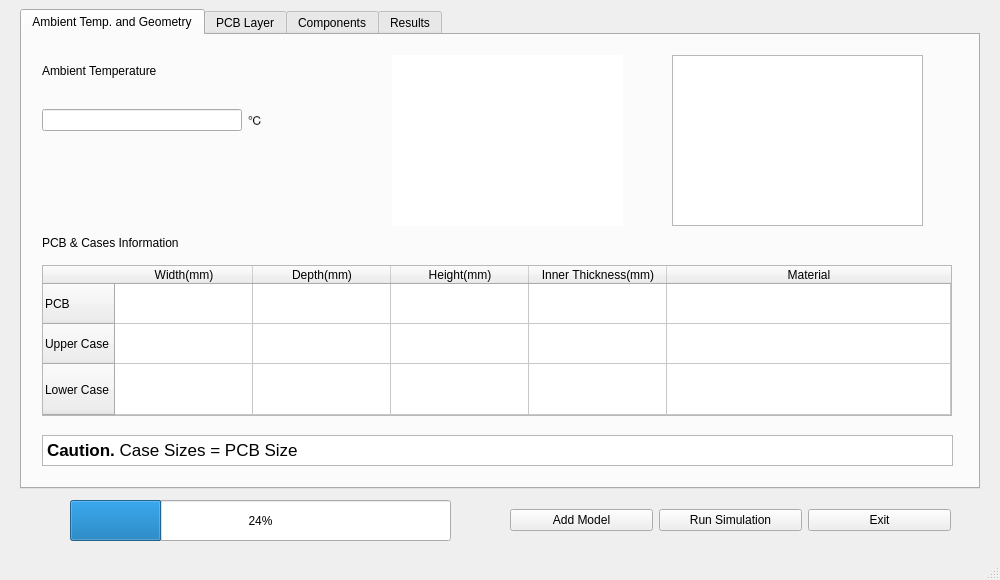
<?xml version="1.0" encoding="UTF-8"?>
<ui version="4.0">
 <class>MainWindow</class>
 <widget class="QMainWindow" name="MainWindow">
  <property name="enabled">
   <bool>true</bool>
  </property>
  <property name="geometry">
   <rect>
    <x>0</x>
    <y>0</y>
    <width>1000</width>
    <height>580</height>
   </rect>
  </property>
  <property name="minimumSize">
   <size>
    <width>1000</width>
    <height>580</height>
   </size>
  </property>
  <property name="maximumSize">
   <size>
    <width>1000</width>
    <height>580</height>
   </size>
  </property>
  <property name="font">
   <font>
    <family>Arial</family>
   </font>
  </property>
  <property name="windowTitle">
   <string>PCB Thermal Simulator </string>
  </property>
  <property name="whatsThis">
   <string/>
  </property>
  <widget class="QWidget" name="centralwidget">
   <property name="font">
    <font>
     <family>Arial</family>
    </font>
   </property>
   <widget class="QTabWidget" name="tabWidget">
    <property name="enabled">
     <bool>true</bool>
    </property>
    <property name="geometry">
     <rect>
      <x>20</x>
      <y>9</y>
      <width>960</width>
      <height>480</height>
     </rect>
    </property>
    <property name="minimumSize">
     <size>
      <width>960</width>
      <height>480</height>
     </size>
    </property>
    <property name="maximumSize">
     <size>
      <width>960</width>
      <height>480</height>
     </size>
    </property>
    <property name="tabShape">
     <enum>QTabWidget::Rounded</enum>
    </property>
    <property name="currentIndex">
     <number>0</number>
    </property>
    <property name="tabBarAutoHide">
     <bool>false</bool>
    </property>
    <widget class="QWidget" name="tab_PCB">
     <attribute name="title">
      <string>Ambient Temp. and Geometry</string>
     </attribute>
     <widget class="QTextBrowser" name="textBrowser">
      <property name="geometry">
       <rect>
        <x>20</x>
        <y>400</y>
        <width>911</width>
        <height>31</height>
       </rect>
      </property>
      <property name="html">
       <string>&lt;!DOCTYPE HTML PUBLIC &quot;-//W3C//DTD HTML 4.0//EN&quot; &quot;http://www.w3.org/TR/REC-html40/strict.dtd&quot;&gt;
&lt;html&gt;&lt;head&gt;&lt;meta name=&quot;qrichtext&quot; content=&quot;1&quot; /&gt;&lt;style type=&quot;text/css&quot;&gt;
p, li { white-space: pre-wrap; }
&lt;/style&gt;&lt;/head&gt;&lt;body style=&quot; font-family:'Arial'; font-size:13pt; font-weight:400; font-style:normal;&quot;&gt;
&lt;p style=&quot; margin-top:12px; margin-bottom:12px; margin-left:0px; margin-right:0px; -qt-block-indent:0; text-indent:0px;&quot;&gt;&lt;span style=&quot; font-family:'.AppleSystemUIFont'; font-weight:600;&quot;&gt;Caution. &lt;/span&gt;&lt;span style=&quot; font-family:'.AppleSystemUIFont';&quot;&gt;Case Sizes = PCB Size&lt;/span&gt;&lt;/p&gt;&lt;/body&gt;&lt;/html&gt;</string>
      </property>
     </widget>
     <widget class="QLabel" name="label_PcbCaseInfor">
      <property name="geometry">
       <rect>
        <x>20</x>
        <y>200</y>
        <width>351</width>
        <height>16</height>
       </rect>
      </property>
      <property name="text">
       <string>PCB &amp; Cases Information</string>
      </property>
     </widget>
     <widget class="QTableWidget" name="tableWidget_PcbCaseInfor">
      <property name="enabled">
       <bool>true</bool>
      </property>
      <property name="geometry">
       <rect>
        <x>20</x>
        <y>230</y>
        <width>910</width>
        <height>151</height>
       </rect>
      </property>
      <property name="verticalScrollBarPolicy">
       <enum>Qt::ScrollBarAlwaysOff</enum>
      </property>
      <property name="horizontalScrollBarPolicy">
       <enum>Qt::ScrollBarAlwaysOff</enum>
      </property>
      <property name="sizeAdjustPolicy">
       <enum>QAbstractScrollArea::AdjustToContents</enum>
      </property>
      <property name="autoScroll">
       <bool>false</bool>
      </property>
      <property name="cornerButtonEnabled">
       <bool>true</bool>
      </property>
      <attribute name="horizontalHeaderVisible">
       <bool>true</bool>
      </attribute>
      <attribute name="horizontalHeaderCascadingSectionResizes">
       <bool>true</bool>
      </attribute>
      <attribute name="horizontalHeaderDefaultSectionSize">
       <number>138</number>
      </attribute>
      <attribute name="horizontalHeaderHighlightSections">
       <bool>true</bool>
      </attribute>
      <attribute name="horizontalHeaderMinimumSectionSize">
       <number>20</number>
      </attribute>
      <attribute name="horizontalHeaderStretchLastSection">
       <bool>true</bool>
      </attribute>
      <attribute name="verticalHeaderCascadingSectionResizes">
       <bool>false</bool>
      </attribute>
      <attribute name="verticalHeaderDefaultSectionSize">
       <number>40</number>
      </attribute>
      <attribute name="verticalHeaderMinimumSectionSize">
       <number>20</number>
      </attribute>
      <attribute name="verticalHeaderStretchLastSection">
       <bool>true</bool>
      </attribute>
      <row>
       <property name="text">
        <string>PCB</string>
       </property>
      </row>
      <row>
       <property name="text">
        <string>Upper Case</string>
       </property>
      </row>
      <row>
       <property name="text">
        <string>Lower Case</string>
       </property>
      </row>
      <column>
       <property name="text">
        <string>Width(mm)</string>
       </property>
      </column>
      <column>
       <property name="text">
        <string>Depth(mm)</string>
       </property>
      </column>
      <column>
       <property name="text">
        <string>Height(mm)</string>
       </property>
      </column>
      <column>
       <property name="text">
        <string>Inner Thickness(mm)</string>
       </property>
      </column>
      <column>
       <property name="text">
        <string>Material</string>
       </property>
      </column>
      <item row="0" column="3">
       <property name="text">
        <string/>
       </property>
      </item>
     </widget>
     <widget class="QGraphicsView" name="graphicsView_Geometry1">
      <property name="geometry">
       <rect>
        <x>370</x>
        <y>20</y>
        <width>231</width>
        <height>171</height>
       </rect>
      </property>
      <property name="frameShape">
       <enum>QFrame::NoFrame</enum>
      </property>
     </widget>
     <widget class="QLabel" name="label_AmbientTemp">
      <property name="geometry">
       <rect>
        <x>20</x>
        <y>20</y>
        <width>211</width>
        <height>31</height>
       </rect>
      </property>
      <property name="text">
       <string>Ambient Temperature</string>
      </property>
     </widget>
     <widget class="QWidget" name="horizontalLayoutWidget_2">
      <property name="geometry">
       <rect>
        <x>20</x>
        <y>60</y>
        <width>221</width>
        <height>51</height>
       </rect>
      </property>
      <layout class="QHBoxLayout" name="horizontalLayout_2">
       <item>
        <widget class="QLineEdit" name="lineEdit_AmbientTemp"/>
       </item>
       <item>
        <widget class="QLabel" name="label_AmbientTempUnit">
         <property name="text">
          <string>&lt;html&gt;&lt;head/&gt;&lt;body&gt;&lt;p&gt;℃&lt;/p&gt;&lt;/body&gt;&lt;/html&gt;</string>
         </property>
        </widget>
       </item>
      </layout>
     </widget>
     <widget class="QGraphicsView" name="graphicsView_Geometry2">
      <property name="geometry">
       <rect>
        <x>650</x>
        <y>20</y>
        <width>251</width>
        <height>171</height>
       </rect>
      </property>
     </widget>
    </widget>
    <widget class="QWidget" name="tab_Layers">
     <attribute name="title">
      <string>PCB Layer</string>
     </attribute>
     <widget class="QTableWidget" name="tableWidget_PcbLayers">
      <property name="geometry">
       <rect>
        <x>20</x>
        <y>50</y>
        <width>451</width>
        <height>381</height>
       </rect>
      </property>
      <property name="verticalScrollBarPolicy">
       <enum>Qt::ScrollBarAsNeeded</enum>
      </property>
      <property name="horizontalScrollBarPolicy">
       <enum>Qt::ScrollBarAlwaysOff</enum>
      </property>
      <property name="sizeAdjustPolicy">
       <enum>QAbstractScrollArea::AdjustToContents</enum>
      </property>
      <attribute name="horizontalHeaderDefaultSectionSize">
       <number>165</number>
      </attribute>
      <attribute name="horizontalHeaderStretchLastSection">
       <bool>true</bool>
      </attribute>
      <row>
       <property name="text">
        <string>Layer 1 [TOP]</string>
       </property>
      </row>
      <row>
       <property name="text">
        <string>Layer 2 [BOT]</string>
       </property>
      </row>
      <column>
       <property name="text">
        <string>Layer Thickness(mm)</string>
       </property>
      </column>
      <column>
       <property name="text">
        <string>Copper Percentage(%)</string>
       </property>
      </column>
     </widget>
     <widget class="QGraphicsView" name="graphicsView_PcbLayers">
      <property name="geometry">
       <rect>
        <x>510</x>
        <y>50</y>
        <width>411</width>
        <height>381</height>
       </rect>
      </property>
     </widget>
     <widget class="QWidget" name="horizontalLayoutWidget_5">
      <property name="geometry">
       <rect>
        <x>20</x>
        <y>10</y>
        <width>371</width>
        <height>33</height>
       </rect>
      </property>
      <layout class="QHBoxLayout" name="horizontalLayout_5">
       <item>
        <widget class="QLabel" name="label_PcbLayerNumber">
         <property name="font">
          <font>
           <family>.Lucida Grande UI</family>
          </font>
         </property>
         <property name="text">
          <string>PCB Layer Number :</string>
         </property>
        </widget>
       </item>
       <item>
        <widget class="QLineEdit" name="lineEdit_PcbLayerNumber"/>
       </item>
       <item>
        <widget class="QPushButton" name="pushButton_PcbLayerNumber">
         <property name="text">
          <string>Apply</string>
         </property>
        </widget>
       </item>
      </layout>
     </widget>
    </widget>
    <widget class="QWidget" name="tab_Comp">
     <attribute name="title">
      <string>Components</string>
     </attribute>
     <widget class="QTableWidget" name="tableWidget_Components">
      <property name="geometry">
       <rect>
        <x>30</x>
        <y>80</y>
        <width>891</width>
        <height>351</height>
       </rect>
      </property>
      <attribute name="horizontalHeaderDefaultSectionSize">
       <number>71</number>
      </attribute>
      <attribute name="horizontalHeaderMinimumSectionSize">
       <number>20</number>
      </attribute>
      <attribute name="horizontalHeaderStretchLastSection">
       <bool>true</bool>
      </attribute>
      <row>
       <property name="text">
        <string>IC 1</string>
       </property>
      </row>
      <column>
       <property name="text">
        <string>이름</string>
       </property>
      </column>
      <column>
       <property name="text">
        <string>실장위치</string>
       </property>
      </column>
      <column>
       <property name="text">
        <string>소자중심
X (mm)</string>
       </property>
      </column>
      <column>
       <property name="text">
        <string>소자중심
Z (mm)</string>
       </property>
      </column>
      <column>
       <property name="text">
        <string>Width
(mm)</string>
       </property>
      </column>
      <column>
       <property name="text">
        <string>Depth
(mm)</string>
       </property>
      </column>
      <column>
       <property name="text">
        <string>Heigh
(mm)</string>
       </property>
      </column>
      <column>
       <property name="text">
        <string>기구부
접촉</string>
       </property>
      </column>
      <column>
       <property name="text">
        <string>열저항 J-C 
(C/W)</string>
       </property>
      </column>
      <column>
       <property name="text">
        <string>열저항 J-B
(C/W)</string>
       </property>
      </column>
      <column>
       <property name="text">
        <string>소모전력
(W)</string>
       </property>
      </column>
      <column>
       <property name="text">
        <string>최대허용온도
(℃)</string>
       </property>
      </column>
     </widget>
     <widget class="QWidget" name="horizontalLayoutWidget_4">
      <property name="geometry">
       <rect>
        <x>30</x>
        <y>10</y>
        <width>291</width>
        <height>41</height>
       </rect>
      </property>
      <layout class="QHBoxLayout" name="horizontalLayout_4">
       <item>
        <widget class="QLabel" name="label_ComponentsNumber">
         <property name="text">
          <string>소자 개수 :</string>
         </property>
        </widget>
       </item>
       <item>
        <widget class="QLineEdit" name="lineEdit_ComponentsNumber"/>
       </item>
       <item>
        <widget class="QLabel" name="label_CompoentsNumberUnit">
         <property name="text">
          <string>개</string>
         </property>
        </widget>
       </item>
       <item>
        <widget class="QPushButton" name="pushButton_ComponentsNumber">
         <property name="text">
          <string>Apply</string>
         </property>
        </widget>
       </item>
      </layout>
     </widget>
    </widget>
    <widget class="QWidget" name="tab_4">
     <attribute name="title">
      <string>Results</string>
     </attribute>
     <widget class="QWidget" name="horizontalLayoutWidget_3">
      <property name="geometry">
       <rect>
        <x>600</x>
        <y>10</y>
        <width>331</width>
        <height>51</height>
       </rect>
      </property>
      <layout class="QHBoxLayout" name="horizontalLayout_3">
       <item>
        <widget class="QPushButton" name="pushButton_DesignCheck">
         <property name="enabled">
          <bool>true</bool>
         </property>
         <property name="text">
          <string>CHECK DESIGN</string>
         </property>
        </widget>
       </item>
       <item>
        <widget class="QPushButton" name="pushButton_DesignDelete">
         <property name="text">
          <string>DELETE</string>
         </property>
        </widget>
       </item>
      </layout>
     </widget>
     <widget class="QComboBox" name="comboBox_Designs">
      <property name="geometry">
       <rect>
        <x>10</x>
        <y>10</y>
        <width>571</width>
        <height>51</height>
       </rect>
      </property>
      <property name="maxVisibleItems">
       <number>20</number>
      </property>
      <property name="iconSize">
       <size>
        <width>16</width>
        <height>16</height>
       </size>
      </property>
     </widget>
     <widget class="Line" name="line">
      <property name="geometry">
       <rect>
        <x>10</x>
        <y>50</y>
        <width>711</width>
        <height>31</height>
       </rect>
      </property>
      <property name="orientation">
       <enum>Qt::Horizontal</enum>
      </property>
     </widget>
     <widget class="QTableView" name="tableView_SimulationResult">
      <property name="geometry">
       <rect>
        <x>20</x>
        <y>100</y>
        <width>561</width>
        <height>331</height>
       </rect>
      </property>
      <property name="horizontalScrollBarPolicy">
       <enum>Qt::ScrollBarAlwaysOff</enum>
      </property>
      <property name="sizeAdjustPolicy">
       <enum>QAbstractScrollArea::AdjustToContents</enum>
      </property>
      <attribute name="horizontalHeaderStretchLastSection">
       <bool>true</bool>
      </attribute>
     </widget>
     <widget class="QLabel" name="label_SimulationResult">
      <property name="geometry">
       <rect>
        <x>20</x>
        <y>80</y>
        <width>131</width>
        <height>16</height>
       </rect>
      </property>
      <property name="text">
       <string>Simulation Results</string>
      </property>
     </widget>
    </widget>
   </widget>
   <widget class="QWidget" name="horizontalLayoutWidget">
    <property name="geometry">
     <rect>
      <x>510</x>
      <y>500</y>
      <width>441</width>
      <height>41</height>
     </rect>
    </property>
    <layout class="QHBoxLayout" name="horizontalLayout">
     <item>
      <widget class="QPushButton" name="pushButton_AddModel">
       <property name="text">
        <string>Add Model</string>
       </property>
      </widget>
     </item>
     <item>
      <widget class="QPushButton" name="pushButton_RunSimulation">
       <property name="text">
        <string>Run Simulation</string>
       </property>
      </widget>
     </item>
     <item>
      <widget class="QPushButton" name="pushButton_Exit">
       <property name="text">
        <string>Exit</string>
       </property>
      </widget>
     </item>
    </layout>
   </widget>
   <widget class="QProgressBar" name="progressBar_Simulation">
    <property name="geometry">
     <rect>
      <x>70</x>
      <y>500</y>
      <width>381</width>
      <height>41</height>
     </rect>
    </property>
    <property name="value">
     <number>24</number>
    </property>
   </widget>
  </widget>
  <widget class="QStatusBar" name="statusbar"/>
 </widget>
 <resources/>
 <connections/>
</ui>
